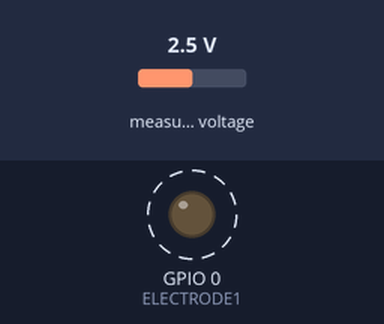
Bench run of a sketch on a simulated ESP8266 (NodeMCU). Parts: output pins drawn as LEDs (lit = HIGH). Dashed ring = blinking. The inputs (shaded band) are chosen by the test bench; at power-on: measured voltage 2.5 V. WiFi joins after 1.5 s; servers stay silent unless stated; network time is answered at once with the bench clock; the local clock reads 2024-03-15 10:24:30 at power-on unless the sketch sets it; no MQTT or app messages arrive unless stated; what the sketch prints to the serial monitor is not drawn.

Above: at 1.65 s.
Timing chart, 0 to 4.6 s (numbered marks = the images above):
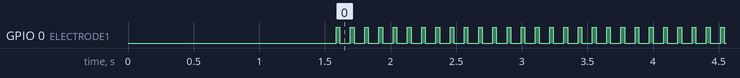

The sketch:

plant_signal_reading.ino
```cpp
#include <ESP8266WiFi.h>
#include <PubSubClient.h>
#include <ArduinoJson.h> // version 6
#include <TimeLib.h>
#include <NTPClient.h>
#include <WiFiUdp.h>
#include <Wire.h>
#include <Adafruit_ADS1X15.h>


//Wifi and MQTT information
const char* ssid = "Yasmeenetwork";
const char* password =  "plantsforlyfe";

//const char* ssid = "VIRGIN418";  // home
//const char* password =  "9A4C6744"; //home
///const char* mqtt_server = "192.168.2.140"; //home

//const char* ssid = "Makerspace-2.4G";  // home
//const char* password =  "makeymakey"; //home
//const char* mqtt_server = "192.168.0.107"; //home
const char* mqtt_server = "192.168.0.162";
//const int nid = 1;  // this is node ID
const int mqtt_port = 1883;
WiFiClient espClient;
PubSubClient client(mqtt_server, mqtt_port, espClient);

//Sensor variables initialization
//String volts [10] = { };
//ADC_MODE(ADC_VCC);
Adafruit_ADS1115 ads1115;

const byte ELECTRODE1=0; // PIN D3 = GPIO 0

// Initialize variable for timestamp
// Define NTP Client to get time
WiFiUDP ntpUDP;
NTPClient timeClient(ntpUDP, "ca.pool.ntp.org");
unsigned long epochTime;

// Function that gets current epoch time
unsigned long getTime() {
  timeClient.update();
  unsigned long now = timeClient.getEpochTime();
  return now;
}


void setup()
{
  Serial.begin(115200);
  pinMode(ELECTRODE1, OUTPUT);
  digitalWrite(ELECTRODE1, LOW);

  Serial.println("Getting single-ended readings from AIN0..3");
  Serial.println("ADC Range: +/- 6.144V (1 bit = 3mV)");
  ads1115.begin();

 // because max voltage is 3.3V
 //ads1115.setGain(GAIN_ONE);     // 1x gain   +/- 4.096V  1 bit = 2mV
 //ads1115.setGain(GAIN_TWO);     // 2x gain   +/- 2.048V  1 bit = 1mV
 ads1115.setGain(GAIN_FOUR);    // 4x gain   +/- 1.024V  1 bit = 0.5mV
 //ads1115.setGain(GAIN_EIGHT);   // 8x gain   +/- 0.512V  1 bit = 0.25mV
 //ads1115.setGain(GAIN_SIXTEEN); // 16x gain  +/- 0.256V  1 bit = 0.125mV

  //Connecting to WIFI
  WiFi.begin(ssid, password);
  while (WiFi.status() != WL_CONNECTED)
  {
    delay(500);
    Serial.println("Connecting to WiFi..");
  }
  Serial.print("Connected to WiFi :");
  Serial.println(WiFi.SSID());

  //Connecting to MQTT broker
  while (!client.connected())
  {
    Serial.println("Connecting to MQTT...");
    if (client.connect("ESP8266_1"))
    {
      Serial.println("connected");
    }
    else
    {
      Serial.print("failed with state ");
      Serial.println(client.state());
      delay(2000);
    }
  }
  client.subscribe("test");

  //Time
  timeClient.begin();
}

void loop()
{
  //Collect DATA
  int16_t adc0, adc1, adc2, adc3;
  float volts0;
  int16_t results;
  //making json document
  StaticJsonDocument<400> doc;
  JsonArray timestamp = doc.createNestedArray("timestamp");
  timestamp.add(getTime());
  JsonArray nodeid = doc.createNestedArray("nodeid");  //node ID to change for every nodemcu
  nodeid.add(1);

  JsonArray data = doc.createNestedArray("data");

  for (int n = 0; n < 10; ++n) {
    // turning on voltage on probe
    digitalWrite(ELECTRODE1, HIGH);
    // waiting 10ms for power to come on
    delay(10);
    // reading analog sensor
    adc0 = ads1115.readADC_SingleEnded(0);
    // waiting another 10ms, just in case
    delay(10);
    // turning voltage off again
    digitalWrite(ELECTRODE1, LOW);
    //write data to json
    volts0 = ads1115.computeVolts(adc0);

    data.add(adc0);
    Serial.print("AIN0: "); Serial.print(adc0), Serial.print(" Volts: "), Serial.println(volts0), Serial.print("NODEID: "),Serial.print(nodeid);
    delay(80); // should be 10 hz, if we want 20hz reduce to 30 delay
  }
  //Publish DATA to MQTT
  char out[256];
  int b =serializeJson(doc, out);
  //Serial.print("publishing bytes = ");
  //Serial.println(b,DEC);
  client.publish("test", out);
}
```

Measured:
- by itself, GPIO 0 (ELECTRODE1): alternates HIGH for 0.03 s and LOW for 0.08 s
- by itself, everything shown: repeats every 6.0 s, in 22 steps
